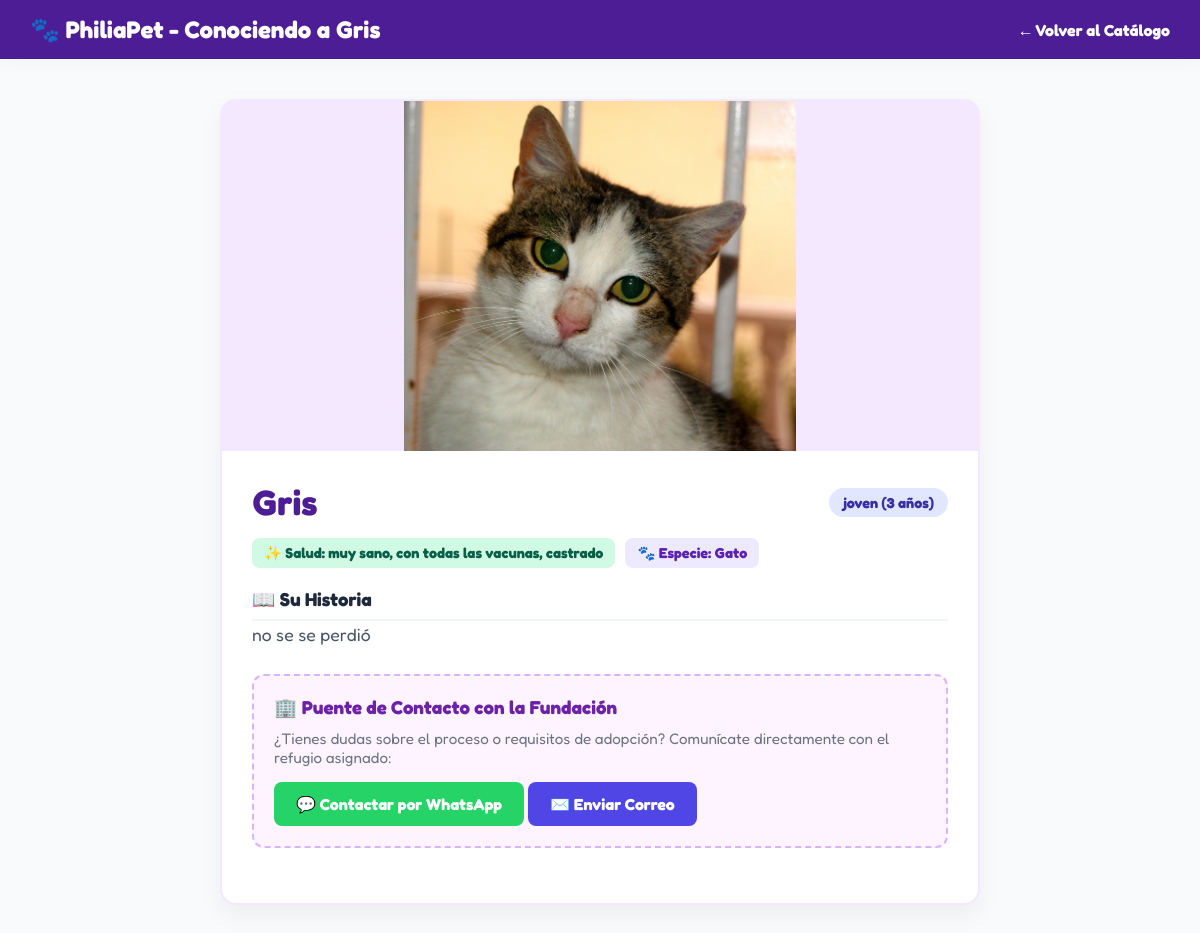
/index.php?action=detalle_adopcion&id=11, run on the app's committed database.
### tables this page shows
CREATE TABLE `mascotas` (
  `id_mascota` int(11) NOT NULL,
  `id_fundacion` int(11) NOT NULL,
  `nombre` varchar(50) NOT NULL,
  `especie` enum('perro','gato') NOT NULL,
  `edad_aproximada` varchar(30) NOT NULL,
  `historia` text,
  `estado_salud` varchar(255) DEFAULT 'Sano y listo para adoptar',
  `foto_ruta` varchar(255) DEFAULT NULL,
  `estado_adopcion` enum('disponible','en_proceso','adoptado') DEFAULT 'disponible',
  `imagen` text,
  `fecha_ingreso` timestamp NOT NULL DEFAULT CURRENT_TIMESTAMP
);

### models/mascota.php (called while the page is built, shortened)
<?php
class Mascota {
    private $conn;
    public function __construct($db) {
        $this->conn = $db;
    }
    public function obtenerPorId($id) {
        $query = "SELECT mascotas.*, fundaciones.nombre AS nombre_fundacion, fundaciones.telefono, fundaciones.correo
                  FROM mascotas
                  LEFT JOIN fundaciones ON mascotas.id_fundacion = fundaciones.id_fundacion
                  WHERE mascotas.id_mascota = ?";
        $stmt = $this->conn->prepare($query);
        $stmt->execute([$id]);
        return $stmt->fetch(PDO::FETCH_ASSOC);
    }
}
?>

### views/detalle_adopcion_view.php (the view, shortened to what this page needs)
<!DOCTYPE html>
<html lang="es">
<head>
    <link rel="stylesheet" href="assets/style.css">
</head>
<body style="background: #f8fafc; font-family: sans-serif; margin: 0;">
    <header style="background: #4c1d95; color: white; padding: 15px 30px; display: flex; justify-content: space-between; align-items: center;">
        <h2 style="margin: 0;">🐾 PhiliaPet - Conociendo a <?php echo htmlspecialchars($peludito['nombre']); ?></h2>
        <a href="index.php?action=catalogo_adopcion" style="color: white; text-decoration: none; font-weight: bold;">← Volver al Catálogo</a>
    </header>
    <div style="max-width: 800px; margin: 40px auto; padding: 0 20px;">
        <div style="background: white; border-radius: 16px; box-shadow: 0 10px 25px rgba(0,0,0,0.05); overflow: hidden; border: 2px solid #f3e8ff;">
            <div style="width: 100%; height: 350px; background: #f3e8ff; display: flex; align-items: center; justify-content: center; overflow: hidden;">
                <?php if (!empty($peludito['imagen'])): ?>
                    <img src="<?php echo htmlspecialchars($peludito['imagen']); ?>" alt="<?php echo htmlspecialchars($peludito['nombre']); ?>" style="max-width: 100%; max-height: 100%; object-fit: contain;">
                <?php else: ?>
                    <div style="font-size: 5em;">
                        <?php echo ($peludito['especie'] == 'gato') ? '🐱' : '🐶'; ?>
                    </div>
                <?php endif; ?>
            </div>
            <div style="padding: 30px;">
                <div style="display: flex; justify-content: space-between; align-items: center; margin-bottom: 15px;">
                    <h1 style="margin: 0; color: #4c1d95; font-size: 2.2em;"><?php echo htmlspecialchars($peludito['nombre']); ?></h1>
                    <span style="background: #e0e7ff; color: #3730a3; padding: 6px 14px; border-radius: 20px; font-weight: bold; font-size: 0.9em;">
                        <?php echo htmlspecialchars($peludito['edad_aproximada']); ?>
                    </span>
                </div>
                <div style="margin-bottom: 20px; display: flex; gap: 10px; flex-wrap: wrap;">
                    <span style="background: #d1fae5; color: #065f46; padding: 6px 12px; border-radius: 8px; font-size: 0.9em; font-weight: bold;">
                        ✨ Salud: <?php echo htmlspecialchars($peludito['estado_salud']); ?>
                    </span>
                    <span style="background: #ede9fe; color: #5b21b6; padding: 6px 12px; border-radius: 8px; font-size: 0.9em; font-weight: bold;">
                        🐾 Especie: <?php echo ucfirst(htmlspecialchars($peludito['especie'])); ?>
                    </span>
                </div>
                <h3 style="color: #1e293b; border-bottom: 2px solid #f1f5f9; padding-bottom: 8px;">📖 Su Historia</h3>
                <p style="color: #475569; line-height: 1.6; font-size: 1.1em; margin-bottom: 25px;">
                    <?php echo nl2br(htmlspecialchars($peludito['historia'])); ?>
                </p>
                <div style="background: #fdf4ff; border: 2px dashed #d8b4fe; border-radius: 12px; padding: 20px; margin-bottom: 25px;">
                    <h3 style="color: #6b21a8; margin-top: 0; margin-bottom: 10px;">🏢 Puente de Contacto con la Fundación</h3>
                    <p style="color: #6b7280; font-size: 0.95em; margin-bottom: 15px;">¿Tienes dudas sobre el proceso o requisitos de adopción? Comunícate directamente con el refugio asignado:</p>
                        <?php
                            $telBD = preg_replace('/[^0-9]/', '', $peludito['telefono'] ?? '57 3224585562');
                            if (substr($telBD, 0, 2) !== '57') {
                                $telefonoFinal = '57' . $telBD;
                            } else {
                                $telefonoFinal = $telBD;
                            }
                            $mensajeWhatsApp = "Estoy interesado en adoptar a " . $peludito['nombre'] . ", qué requisitos piden?";
                        ?>
                        <a href="https://api.whatsapp.com/send?phone=<?php echo $telefonoFinal; ?>&text=<?php echo urlencode($mensajeWhatsApp); ?>" target="_blank"
                        style="background: #25d366; color: white; padding: 12px 22px; border-radius: 8px; text-decoration: none; font-weight: bold; display: inline-flex; align-items: center; gap: 8px;">
                            💬 Contactar por WhatsApp
                        </a>
                        <a href="https://mail.google.com/mail/?view=cm&fs=1&to=<?php echo htmlspecialchars($peludito['correo'] ?? 'philiapet@gmail.com'); ?>&su=Interés%20en%20adopción%20de%20<?php echo urlencode($peludito['nombre']); ?>&body=Estoy%20interesado%20en%20adoptar%20a%20<?php echo urlencode($peludito['nombre']); ?>,%20qué%20requisitos%20piden?" target="_blank"
                        style="background: #4f46e5; color: white; padding: 12px 22px; border-radius: 8px; text-decoration: none; font-weight: bold; display: inline-flex; align-items: center; gap: 8px;">
                            ✉️ Enviar Correo
                        </a>
                </div>
            </div>
        </div>
    </div>
</body>
</html>

### assets/style.css (style rules this page uses)
:root { --texto-oscuro: #1e1b4b; --morado-principal: #5b21b6; --morado-suave: #e0e7ff; --morado-borde: #4c1d95; --card-lavanda: #ede9fe; --card-menta: #d1fae5; --verde-borde: #047857; --amarillo-badge: #fef08a; --amarillo-donar: #fde047; --blanco: #ffffff; }
* { margin: 0; padding: 0; box-sizing: border-box; font-family: 'Fredoka', 'Nunito', sans-serif !important; }
body { background: linear-gradient(180deg, #dbeafe 0%, #e0e7ff 35%, #ecfdf5 70%, #f3e8ff 100%); background-attachment: fixed; color: var(--texto-oscuro); }
header { background: rgba(255, 255, 255, 0.92); backdrop-filter: blur(8px); display: flex; justify-content: space-between; align-items: center; padding: 12px 60px; box-shadow: 0 4px 15px rgba(0,0,0,0.03); position: sticky; top: 0; z-index: 100; }

### data on the page
mascotas: nombre "Gris", imagen (picture), edad_aproximada "joven (3 años)", estado_salud "muy sano, con todas las vacunas, castrado", especie "Gato", historia "no se se perdió"
